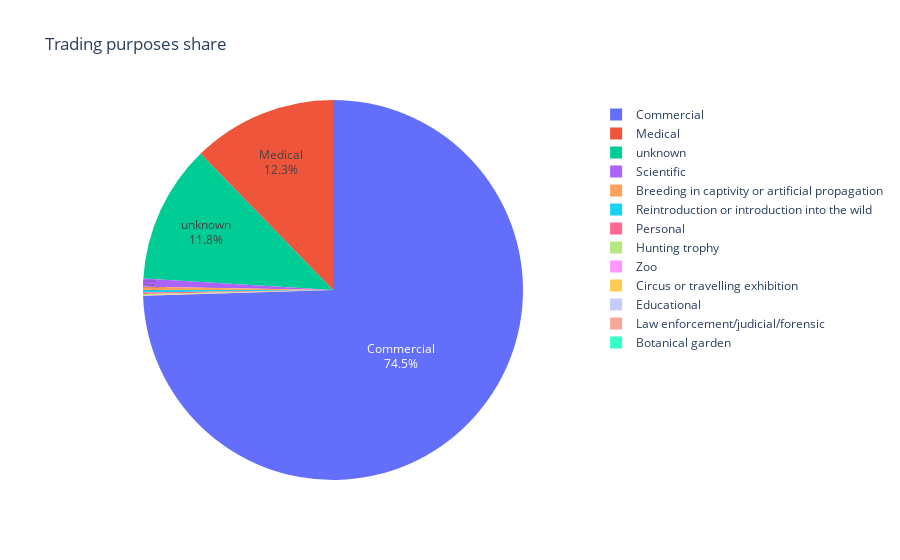

The notebook cell saved with this chart:
### Code cell
# Visualising Data

# 1. Trading volume recorded over years
def millions_formatter(x, pos):
    return f'{int(x / 1000000)}M'
wlcursor.execute('''SELECT Year, SUM(Quantity) AS Volume FROM wild.wild GROUP BY Year''')
Table_01 = pd.DataFrame(wlcursor.fetchall(),columns=wlcursor.column_names)
fig, ax = plt.subplots(figsize=(18,5))
ax.plot(Table_01.Year, Table_01.Volume,color='green',linewidth='2')
ax.yaxis.set_major_formatter(FuncFormatter(millions_formatter))
plt.title('Trading volume recorded over the years',fontdict={'family':'calibri','size':20})
plt.ylabel('Volume',fontdict={'family':'calibri','size':15})
plt.xticks(range(1975,2023,1), rotation=60)
plt.yticks(range(0,550000000,50000000))
plt.grid(axis='y',linestyle='--')
plt.show()

# 2. Top 15 importing & exporting countries bar chart
wlcursor.execute('''SELECT Importer, SUM(Quantity) AS Volume FROM wild.wild GROUP BY Importer ORDER BY Volume DESC LIMIT 15''')
Table_02 = pd.DataFrame(wlcursor.fetchall(),columns=wlcursor.column_names)
wlcursor.execute('''SELECT Exporter, SUM(Quantity) AS Volume FROM wild.wild GROUP BY Exporter ORDER BY Volume DESC LIMIT 15''')
Table_03 = pd.DataFrame(wlcursor.fetchall(),columns=wlcursor.column_names)
def millions_formatter(x, pos):
    return f'{int(x / 1000000)}M'
fig, [ax1, ax2] = plt.subplots(1,2,figsize=(20,5))
ax1.barh(Table_02.Importer, Table_02.Volume,color='green')
ax2.barh(Table_03.Exporter, Table_03.Volume,color='green')
ax1.xaxis.set_major_formatter(FuncFormatter(millions_formatter))
ax2.xaxis.set_major_formatter(FuncFormatter(millions_formatter))
ax1.title.set_text('Top 15 importing countries')
ax2.title.set_text('Top 15 exporting countries')
fig.text(0.45, 0.01,'Volume')
plt.show()

# 3. Importing & exporting countries legend map
wlcursor.execute('''SELECT Importer, SUM(Quantity) AS Volume FROM wild.wild GROUP BY Importer''')
Table_04 = pd.DataFrame(wlcursor.fetchall(),columns=wlcursor.column_names)
wlcursor.execute('''SELECT Exporter, SUM(Quantity) AS Volume FROM wild.wild GROUP BY Exporter''')
Table_05 = pd.DataFrame(wlcursor.fetchall(),columns=wlcursor.column_names)
nami = {'Importer': 'Namibia', 'Volume': 0}
Table_04 = Table_04._append(nami, ignore_index = True)
namib = {'Exporter': 'Namibia', 'Volume': 0}
Table_05 = Table_05._append(namib, ignore_index = True)
fig = px.choropleth(Table_04, locations= 'Importer', locationmode='country names', scope = 'world',
                        color= 'Volume', color_continuous_scale= 'speed',
                        width =1000, height= 600,hover_name= 'Importer')
fig.update_layout(title={'text':'Importing countries - Legend','x':0.5,'y':0.95,'font_family':'calibri','font_size':30})
fig.show()
fig = px.choropleth(Table_05, locations= 'Exporter', locationmode='country names', scope = 'world',
                        color= 'Volume', color_continuous_scale= 'speed',
                        width =1000, height= 600,hover_name= 'Exporter')
fig.update_layout(title={'text':'Exporting countries - Legend','x':0.5,'y':0.95,'font_family':'calibri','font_size':30})
fig.show()

# 4. Top species and classes traded
wlcursor.execute('''SELECT Taxon, SUM(Quantity) AS Volume from wild.wild GROUP BY Taxon ORDER BY Volume DESC LIMIT 15''')
Table_06 = pd.DataFrame(wlcursor.fetchall(),columns=wlcursor.column_names)
wlcursor.execute('''SELECT Class, SUM(Quantity) AS Volume from wild.wild GROUP BY Class ORDER BY Volume DESC LIMIT 15''')
Table_07 = pd.DataFrame(wlcursor.fetchall(),columns=wlcursor.column_names)
# Converting scientific names to common names
sp_map = {'Chlorocebus aethiops':'Grivet monkey',
          'Loxodonta africana':'African bush elephant',
          'Alligator mississippiensis':'American alligator',
          'Acipenser baerii':'Siberian sturgeon',
          'Scleractinia spp.':'Stony corals',
          'Anguilla anguilla':'European eel',
          'Varanus salvator':'Asian water monitor',
          'Strombus gigas':'Queen conch',
          'Varanus niloticus':'Nile monitor',
          'Caiman crocodilus fuscus':'Spectacled caiman',
          'Salvator merianae':'Argentine black & white tegu',
          'Ptyas mucosus':'Oriental rat snake',
          'Malayopython reticulatus':'Reticulated python',
          'Acipenser gueldenstaedtii':'Russian sturgeon',
          'Pavo cristatus':'Indian peafowl'}
class_map = {'Reptilia':'Reptiles',
             'Mammalia':'Mammals',
             'Actinopteri':'Ray-finned fish',
             'Anthozoa':'Corals/Sea anemones',
             'Aves':'Birds',
             'Gastropoda':'Slugs/Snails',
             'Amphibia':'Frogs/Salamanders/Caecilians',
             'Hirudinoidea':'Leech',
             'Elasmobranchii':'Cartilaginous fish',
             'Bivalvia':'Molluscs',
             'Holothuroidea':'Sea cucumbers',
             'Arachnida':'Spiders/Scorpions',
             'Insecta':'Insects',
             'Hydrozoa':'Jellyfish',
             'Cephalopoda':'Squid/Octopus'}
Table_06['Common_name'] = Table_06['Taxon'].map(sp_map)
Table_07['Common_name'] = Table_07['Class'].map(class_map)
def millions_formatter(x, pos):
    return f'{int(x / 1000000)}M'
fig, [ax1, ax2] = plt.subplots(1,2,figsize=(18,5))
ax1.barh(Table_06.Common_name, Table_06.Volume,color='green')
ax2.barh(Table_07.Common_name, Table_07.Volume,color='green')
ax2.set_xscale('log')
ax1.xaxis.set_major_formatter(FuncFormatter(millions_formatter))
ax2.xaxis.set_major_formatter(FuncFormatter(millions_formatter))
ax1.title.set_text('Top 15 species')
ax2.title.set_text('Top 15 classes')
fig.text(0.45, 0.01,'Volume')
plt. subplots_adjust(wspace=0.4) 
plt.show()

# 5. Purpose - share
wlcursor.execute('''SELECT Purpose, SUM(Quantity) AS Volume FROM wild.wild GROUP BY Purpose ORDER BY Volume DESC''')
Table_08 = pd.DataFrame(wlcursor.fetchall(),columns=wlcursor.column_names)
fig = px.pie(Table_08, values='Volume', names='Purpose', title='Trading purposes share')
fig.update_traces(textposition='inside', textinfo='percent+label')
fig.show()

# 6. Trading forms
wlcursor.execute('''SELECT Term, SUM(Quantity) AS Volume FROM wild.wild GROUP BY Term ORDER BY Volume DESC LIMIT 22''')
Table_09 = pd.DataFrame(wlcursor.fetchall(),columns=wlcursor.column_names)
plt.figure(figsize = (20,10))
squarify.plot(sizes=Table_09.Volume, label= Table_09.Term, text_kwargs={'fontsize': 12})
plt.axis('off')
plt.title('Trading forms of species', fontdict={'family':'calibri','size':25})
plt.show()

# 7. Common traded routes
wlcursor.execute('''SELECT CONCAT(Exporter,'--->', Importer) AS Route,Exporter, Importer, SUM(Quantity) AS Volume FROM wild.wild GROUP BY Route ORDER BY Volume DESC LIMIT 15''')
Table_10 = pd.DataFrame(wlcursor.fetchall(),columns=wlcursor.column_names)
lat_dct={'China':35.86166,
         'India':20.593684,
         'Korea, Republic of':35.907757,
         'Hong Kong':22.396428,
         'France':46.227638,
         'Indonesia':-0.789275,
         'Egypt':26.820553,
         'United States':37.09024,
         'Fiji':-16.578193,
         'Argentina':-38.416097,
         'Italy':41.87194,
         'Japan':36.204824,
         'Algeria':28.033886,
         'Switzerland':46.818188,
         'Russia Federation':61.52401}
long_dct={'China':104.195397,
         'India':78.96288,
         'Korea, Republic of':127.766922,
         'Hong Kong':114.109497,
         'France':2.213749,
         'Indonesia':113.921327,
         'Egypt':30.802498,
         'United States':-95.712891,
         'Fiji':179.414413,
         'Argentina':-63.616672,
         'Italy':12.56738,
         'Japan':138.252924,
         'Algeria':1.659626,
         'Switzerland':8.227512,
         'Russia Federation':105.318756}
Table_10['lat_ex'] = Table_10['Exporter'].map(lat_dct)
Table_10['long_ex'] = Table_10['Exporter'].map(long_dct)
Table_10['lat_im'] = Table_10['Importer'].map(lat_dct)
Table_10['long_im'] = Table_10['Importer'].map(long_dct)

Table_11 = Table_10.groupby(['Exporter']).agg({'Volume':'sum','long_ex':'first','lat_ex':'first'}).reset_index()
Table_12 = Table_10.groupby(['Importer']).agg({'Volume':'sum','long_im':'first','lat_im':'first'}).reset_index()

fig = go.Figure()
fig.add_trace(go.Scattergeo(locationmode = 'country names',
    lon = Table_11['long_ex'],lat = Table_11['lat_ex'],
    mode = 'markers',marker = dict(size = Table_11.Volume/10000000,color = 'black')))
fig.add_trace(go.Scattergeo(locationmode = 'country names',
    lon = Table_12['long_im'],lat = Table_12['lat_im'],
    mode = 'markers',marker = dict(size = Table_12.Volume/10000000,color = 'green')))
for i in range(len(Table_10)):
    fig.add_trace(go.Scattergeo(locationmode = 'country names',
    lon = [Table_10['long_ex'][i],Table_10['long_im'][i]],
    lat = [Table_10['lat_ex'][i],Table_10['lat_im'][i]],mode = 'lines',
    line = dict(width = 1,color = 'black')))
fig.update_layout(title={'text':'Common trading routes','x':0.5,'y':0.95,'font_family':'calibri','font_size':30})
fig.update_layout(showlegend = False,geo = dict(scope = 'world'))
fig.update_layout(margin=dict(l=20, r=20, t=50, b=20),autosize=False,width=1000,height=600)
fig.show()

### Figure 1 — Plotly figure (JSON) as saved in the notebook; plotly's stock layout.template omitted (floating-point values rounded to 4 significant figures)
{"data": [{"domain": {"x": [0, 1], "y": [0, 1]}, "hovertemplate": "Purpose=%{label}<br>Volume=%{value}<extra></extra>", "labels": ["Commercial", "Medical", "unknown", "Scientific", "Breeding in captivity or artificial propagation", "Reintroduction or introduction into the wild", "Personal", "Hunting trophy", "Zoo", "Circus or travelling exhibition", "Educational", "Law enforcement/judicial/forensic", "Botanical garden"], "legendgroup": "", "name": "", "showlegend": true, "textinfo": "percent+label", "textposition": "inside", "type": "pie", "values": [2296000000.0, 378500000.0, 362300000.0, 20830000.0, 8768000.0, 6274000.0, 3915000.0, 3142000.0, 874800.0, 347700.0, 150900.0, 122500.0, 352]}], "layout": {"legend": {"tracegroupgap": 0}, "title": {"text": "Trading purposes share"}}}
